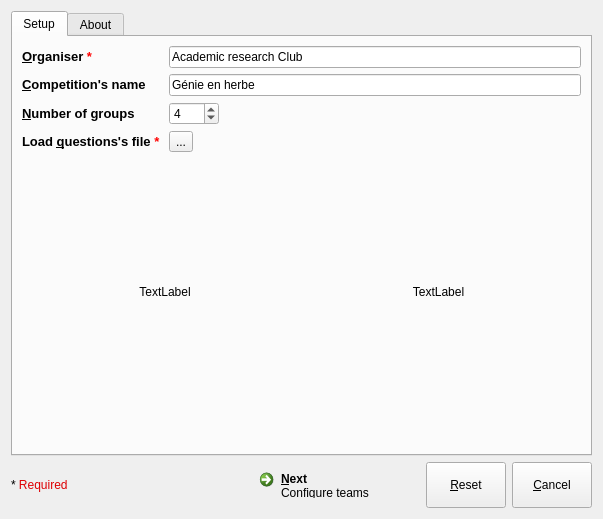
<?xml version="1.0" encoding="UTF-8"?>
<ui version="4.0">
    <author>Faouzi Mohamed</author>
    <class>LMWizard</class>
    <widget class="QDialog" name="LMWizard">
        <property name="geometry">
            <rect>
                <x>0</x>
                <y>0</y>
                <width>603</width>
                <height>519</height>
            </rect>
        </property>
        <property name="minimumSize">
            <size>
                <width>581</width>
                <height>496</height>
            </size>
        </property>
        <property name="maximumSize">
            <size>
                <width>775</width>
                <height>531</height>
            </size>
        </property>
        <property name="baseSize">
            <size>
                <width>610</width>
                <height>525</height>
            </size>
        </property>
        <property name="windowTitle">
            <string>ACEM competitor</string>
        </property>
        <property name="layoutDirection">
            <enum>Qt::LeftToRight</enum>
        </property>
        <property name="autoFillBackground">
            <bool>false</bool>
        </property>
        <property name="styleSheet">
            <string notr="true">QDialog#LMWizard,
                QTabWidget&gt;QWidget
                {
                background-color:#253;
                background-color:#dee;

                border-top:none;
                border-radius:0px 0px 5px 5px;
                }

                QTabBar{

                }

                /*
                QPushButton
                {
                background-color:qlineargradient( x1:0.1, y1:0.4, x2:0.3,
                y2:0.9,
                stop: 0.1 rgb(119, 236, 149),
                stop:0.4 rgb(152, 255, 124),
                stop:1 rgb(207, 255, 174));
                border:1px solid rgb(143, 172, 175);
                border-radius:2;
                }*/

                QPushButton
                {
                background-color:qlineargradient( x1:0.3, y1:0.3, x2:0.1,
                y2:0.99,
                stop: 0.1 rgb(100, 199, 154),
                stop:0.4 rgb(90, 195, 75),
                stop:1 rgb(207, 255, 174));
                border:1px solid rgb(143, 172, 175);
                border-radius:0;
                }

                QPushButton#cancelBtn:hover,
                #resetButton{
                background-color:qlineargradient( x1:0.1, y1:0.4, x2:0.3,
                y2:0.9,
                stop: 0.1 rgb(199, 99, 109),
                stop:0.4 rgb(209, 21, 99),
                stop:1 rgb(214, 115, 154));
                }

                QPushButton:hover,
                #resetButton:hover
                {
                background-color:qlineargradient( x1:0.1, y1:0.5, x2:1, y2:0.9,
                stop:0 rgb(242, 199, 161),
                stop:0.5 rgb(209, 115, 55),
                stop:1 rgb(234, 255, 255));
                }


                #nextBtn,
                #cancelBtn,
                #resetBtn
                {
                padding:7px 20px;
                max-height:30px;
                min-height:30px;
                font-size:10px;
                border: 1px solid rgb(136, 136, 131);
                }

                #cancelBtn,
                #resetBtn
                {
                font-weight:bold;
                }

                QCommandLinkButton#nextBtn
                {
                border: 1px solid rgb(0, 136, 131);
                background-color:#afd;
                }

                QCommandLinkButton#nextBtn:hover
                {
                background-color:lightgreen;
                }


                QPushButton#resetBtn:hover
                {
                background-color:#fa2;
                }

                QPushButton#resetButton:pressed,
                QPushButton#nextBtn:pressed,
                QPushButton#cancelBtn:pressed,
                QPushButton#resetBtn:pressed
                {
                background-color:qlineargradient( x1:0.1, y1:0.4, x2:0.3,
                y2:0.9,
                stop: 0.1 rgb(219, 126, 109),
                stop:0.4 rgb(202, 115, 54),
                stop:1 rgb(182, 115, 194));
                border:1px solid rgb(143, 172, 175);
                }

                QLineEdit
                {
                border:1px solid gray;
                border-radius:6px;
                padding:4px 2px 4px 2px;
                }

                QWidget{
                background-color : white;
                }

                QLabel{
                font-size:110%;
                }

                QLabel#required_label{
                font-style:italic;
                color: red;
                }

                QToolButton#openFilebutton
                {
                background-color:lightYellow;
                border-radius:3px ;
                border:1px solid darkgray;
                }

                QToolButton:hover#openFilebutton
                {
                background-color:#ff9;
                }
            </string>
        </property>
        <property name="sizeGripEnabled">
            <bool>false</bool>
        </property>
        <property name="modal">
            <bool>false</bool>
        </property>
        <layout class="QVBoxLayout" name="verticalLayout">
            <item>
                <widget class="QTabWidget" name="tabContainer">
                    <property name="enabled">
                        <bool>true</bool>
                    </property>
                    <property name="minimumSize">
                        <size>
                            <width>0</width>
                            <height>0</height>
                        </size>
                    </property>
                    <property name="maximumSize">
                        <size>
                            <width>16777215</width>
                            <height>16777215</height>
                        </size>
                    </property>
                    <property name="layoutDirection">
                        <enum>Qt::LeftToRight</enum>
                    </property>
                    <property name="styleSheet">
                        <string notr="true"/>
                    </property>
                    <property name="currentIndex">
                        <number>0</number>
                    </property>
                    <widget class="QWidget" name="tab1">
                        <property name="styleSheet">
                            <string notr="true"/>
                        </property>
                        <attribute name="title">
                            <string>Setup</string>
                        </attribute>
                        <layout class="QFormLayout" name="formLayout">
                            <item row="0" column="0">
                                <widget class="QLabel" name="organiser">
                                    <property name="maximumSize">
                                        <size>
                                            <width>16777215</width>
                                            <height>16777215</height>
                                        </size>
                                    </property>
                                    <property name="text">
                                        <string>&lt;html&gt;&lt;head/&gt;&lt;body&gt;&lt;p&gt;&lt;span
                                            style=&quot; font-size:10pt;
                                            font-weight:600;&quot;&gt;&amp;amp;Organiser
                                            &lt;/span&gt;&lt;span style=&quot;
                                            font-size:10pt; font-weight:600;
                                            color:#ff0000;&quot;&gt;*&lt;/span&gt;&lt;/p&gt;&lt;/body&gt;&lt;/html&gt;
                                        </string>
                                    </property>
                                    <property name="buddy">
                                        <cstring>organiserField</cstring>
                                    </property>
                                </widget>
                            </item>
                            <item row="0" column="1">
                                <widget class="QLineEdit" name="organiserField">
                                    <property name="maximumSize">
                                        <size>
                                            <width>16777215</width>
                                            <height>16777215</height>
                                        </size>
                                    </property>
                                    <property name="text">
                                        <string>Academic research Club</string>
                                    </property>
                                </widget>
                            </item>
                            <item row="1" column="0">
                                <widget class="QLabel" name="compet">
                                    <property name="maximumSize">
                                        <size>
                                            <width>16777215</width>
                                            <height>16777215</height>
                                        </size>
                                    </property>
                                    <property name="text">
                                        <string>&lt;html&gt;&lt;head/&gt;&lt;body&gt;&lt;p&gt;&lt;span
                                            style=&quot; font-size:10pt;
                                            font-weight:600;&quot;&gt;&amp;amp;Competition's
                                            name&lt;/span&gt;&lt;/p&gt;&lt;/body&gt;&lt;/html&gt;
                                        </string>
                                    </property>
                                    <property name="buddy">
                                        <cstring>competField</cstring>
                                    </property>
                                </widget>
                            </item>
                            <item row="1" column="1">
                                <widget class="QLineEdit" name="competField">
                                    <property name="maximumSize">
                                        <size>
                                            <width>16777215</width>
                                            <height>16777215</height>
                                        </size>
                                    </property>
                                    <property name="text">
                                        <string>Génie en herbe</string>
                                    </property>
                                </widget>
                            </item>
                            <item row="2" column="0">
                                <widget class="QLabel" name="numGroup">
                                    <property name="maximumSize">
                                        <size>
                                            <width>16777215</width>
                                            <height>16777215</height>
                                        </size>
                                    </property>
                                    <property name="text">
                                        <string>&lt;html&gt;&lt;head/&gt;&lt;body&gt;&lt;p&gt;&lt;span
                                            style=&quot; font-size:10pt;
                                            font-weight:600;&quot;&gt;&amp;amp;Number
                                            of groups&lt;/span&gt;&lt;/p&gt;&lt;/body&gt;&lt;/html&gt;
                                        </string>
                                    </property>
                                    <property name="buddy">
                                        <cstring>numGroupField</cstring>
                                    </property>
                                </widget>
                            </item>
                            <item row="2" column="1">
                                <widget class="QSpinBox" name="numGroupField">
                                    <property name="maximumSize">
                                        <size>
                                            <width>50</width>
                                            <height>16777215</height>
                                        </size>
                                    </property>
                                    <property name="minimum">
                                        <number>2</number>
                                    </property>
                                    <property name="value">
                                        <number>4</number>
                                    </property>
                                </widget>
                            </item>
                            <item row="3" column="0">
                                <widget class="QLabel" name="label">
                                    <property name="text">
                                        <string>&lt;html&gt;&lt;head/&gt;&lt;body&gt;&lt;p&gt;&lt;span
                                            style=&quot; font-size:10pt;
                                            font-weight:600;&quot;&gt;Load &amp;amp;questions's
                                            file &lt;/span&gt;&lt;span style=&quot;
                                            font-size:10pt; font-weight:600;
                                            color:#ff0000;&quot;&gt;*&lt;/span&gt;&lt;/p&gt;&lt;/body&gt;&lt;/html&gt;
                                        </string>
                                    </property>
                                    <property name="buddy">
                                        <cstring>openFilebutton</cstring>
                                    </property>
                                </widget>
                            </item>
                            <item row="3" column="1">
                                <widget class="QToolButton"
                                        name="openFilebutton">
                                    <property name="styleSheet">
                                        <string notr="true"/>
                                    </property>
                                    <property name="text">
                                        <string>...</string>
                                    </property>
                                </widget>
                            </item>
                            <item row="4" column="0" colspan="2">
                                <widget class="QWidget" name="widget"
                                        native="true">
                                    <layout class="QHBoxLayout"
                                            name="horizontalLayout">
                                        <item>
                                            <widget class="QLabel"
                                                    name="acemLabel">
                                                <property name="minimumSize">
                                                    <size>
                                                        <width>250</width>
                                                        <height>250</height>
                                                    </size>
                                                </property>
                                                <property name="maximumSize">
                                                    <size>
                                                        <width>16777215</width>
                                                        <height>16777215
                                                        </height>
                                                    </size>
                                                </property>
                                                <property name="text">
                                                    <string>TextLabel</string>
                                                </property>
                                                <property name="alignment">
                                                    <set>Qt::AlignCenter</set>
                                                </property>
                                            </widget>
                                        </item>
                                        <item>
                                            <widget class="QLabel"
                                                    name="craLabel">
                                                <property name="minimumSize">
                                                    <size>
                                                        <width>0</width>
                                                        <height>0</height>
                                                    </size>
                                                </property>
                                                <property name="maximumSize">
                                                    <size>
                                                        <width>16777215</width>
                                                        <height>16777215
                                                        </height>
                                                    </size>
                                                </property>
                                                <property
                                                        name="layoutDirection">
                                                    <enum>Qt::LeftToRight</enum>
                                                </property>
                                                <property name="text">
                                                    <string>TextLabel</string>
                                                </property>
                                                <property name="scaledContents">
                                                    <bool>false</bool>
                                                </property>
                                                <property name="alignment">
                                                    <set>Qt::AlignCenter</set>
                                                </property>
                                            </widget>
                                        </item>
                                    </layout>
                                </widget>
                            </item>
                        </layout>
                    </widget>
                    <widget class="QWidget" name="tab2">
                        <attribute name="title">
                            <string>About</string>
                        </attribute>
                        <layout class="QFormLayout" name="formLayout_2">
                            <item row="0" column="0">
                                <widget class="QLabel" name="aboutFieldLabel">
                                    <property name="text">
                                        <string>&lt;html&gt;&lt;head/&gt;&lt;body&gt;&lt;p&gt;&lt;span
                                            style=&quot; font-size:10pt;
                                            font-weight:600;&quot;&gt;&amp;amp;About&lt;/span&gt;&lt;/p&gt;&lt;/body&gt;&lt;/html&gt;
                                        </string>
                                    </property>
                                    <property name="buddy">
                                        <cstring>aboutField</cstring>
                                    </property>
                                </widget>
                            </item>
                            <item row="0" column="1">
                                <widget class="QTextEdit" name="aboutField"/>
                            </item>
                        </layout>
                    </widget>
                </widget>
            </item>
            <item>
                <layout class="QHBoxLayout" name="horizontalLayout_3">
                    <item>
                        <widget class="QLabel" name="required_label">
                            <property name="sizePolicy">
                                <sizepolicy hsizetype="Preferred"
                                            vsizetype="Maximum">
                                    <horstretch>0</horstretch>
                                    <verstretch>0</verstretch>
                                </sizepolicy>
                            </property>
                            <property name="text">
                                <string>&lt;html&gt;&lt;head/&gt;&lt;body&gt;&lt;p&gt;*
                                    &lt;span style=&quot; color:#de0003;&quot;&gt;Required&lt;/span&gt;&lt;/p&gt;&lt;/body&gt;&lt;/html&gt;
                                </string>
                            </property>
                        </widget>
                    </item>
                    <item>
                        <spacer name="horizontalSpacer">
                            <property name="orientation">
                                <enum>Qt::Horizontal</enum>
                            </property>
                            <property name="sizeHint" stdset="0">
                                <size>
                                    <width>118</width>
                                    <height>20</height>
                                </size>
                            </property>
                        </spacer>
                    </item>
                    <item>
                        <layout class="QHBoxLayout" name="horizontalLayout_2">
                            <item>
                                <widget class="QCommandLinkButton"
                                        name="nextBtn">
                                    <property name="sizePolicy">
                                        <sizepolicy hsizetype="Preferred"
                                                    vsizetype="Preferred">
                                            <horstretch>0</horstretch>
                                            <verstretch>0</verstretch>
                                        </sizepolicy>
                                    </property>
                                    <property name="maximumSize">
                                        <size>
                                            <width>16777215</width>
                                            <height>46</height>
                                        </size>
                                    </property>
                                    <property name="layoutDirection">
                                        <enum>Qt::LeftToRight</enum>
                                    </property>
                                    <property name="styleSheet">
                                        <string notr="true"/>
                                    </property>
                                    <property name="text">
                                        <string>&amp;Next</string>
                                    </property>
                                    <property name="default">
                                        <bool>true</bool>
                                    </property>
                                    <property name="description">
                                        <string>Configure teams</string>
                                    </property>
                                </widget>
                            </item>
                            <item>
                                <widget class="QPushButton" name="resetBtn">
                                    <property name="sizePolicy">
                                        <sizepolicy hsizetype="Preferred"
                                                    vsizetype="Preferred">
                                            <horstretch>0</horstretch>
                                            <verstretch>0</verstretch>
                                        </sizepolicy>
                                    </property>
                                    <property name="maximumSize">
                                        <size>
                                            <width>16777215</width>
                                            <height>46</height>
                                        </size>
                                    </property>
                                    <property name="text">
                                        <string>&amp;Reset</string>
                                    </property>
                                    <property name="autoDefault">
                                        <bool>false</bool>
                                    </property>
                                </widget>
                            </item>
                        </layout>
                    </item>
                    <item>
                        <widget class="QPushButton" name="cancelBtn">
                            <property name="sizePolicy">
                                <sizepolicy hsizetype="Preferred"
                                            vsizetype="Preferred">
                                    <horstretch>0</horstretch>
                                    <verstretch>0</verstretch>
                                </sizepolicy>
                            </property>
                            <property name="maximumSize">
                                <size>
                                    <width>16777215</width>
                                    <height>46</height>
                                </size>
                            </property>
                            <property name="text">
                                <string>&amp;Cancel</string>
                            </property>
                            <property name="autoDefault">
                                <bool>false</bool>
                            </property>
                            <property name="default">
                                <bool>false</bool>
                            </property>
                        </widget>
                    </item>
                </layout>
            </item>
        </layout>
    </widget>
    <resources/>
    <connections>
        <connection>
            <sender>cancelBtn</sender>
            <signal>clicked()</signal>
            <receiver>LMWizard</receiver>
            <slot>close()</slot>
            <hints>
                <hint type="sourcelabel">
                    <x>592</x>
                    <y>508</y>
                </hint>
                <hint type="destinationlabel">
                    <x>259</x>
                    <y>465</y>
                </hint>
            </hints>
        </connection>
    </connections>
    <slots>
        <signal>controlButton(QString)</signal>
    </slots>
</ui>
